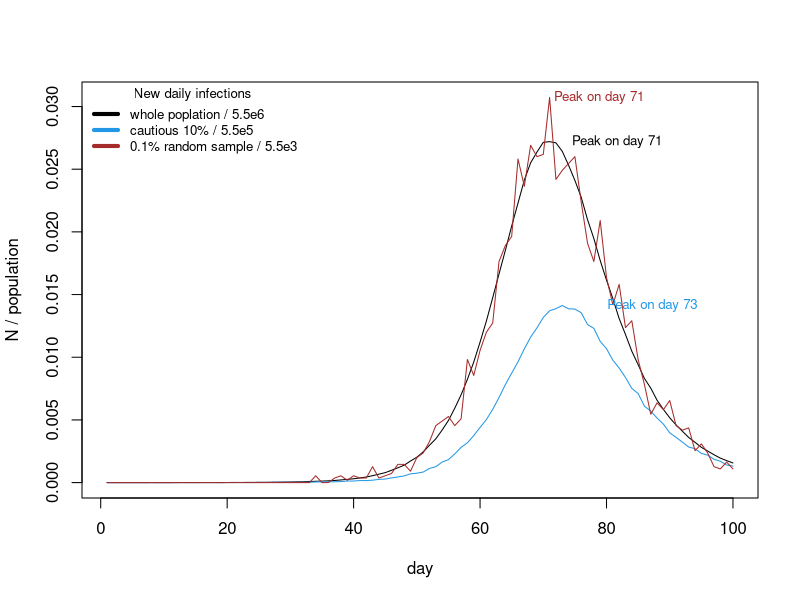

The R script that drew this image: (Note: a time limit stopped this script after it produced the figure.)
##By Group 02： Huanyu Su(s2171849), Mia Wu(s2025818), Peiran Zhang(s2184444)
##Github Repo URL: https://github.com/BeijiStars/Practice-2

## Overview
## ********
## The aim is to simulate an epidemic in a large population for 100 days, and try 
## to answer the following questions: what do the daily infection trajectories look like
## for the 10% of the population with the lowest individual transmission possibilities,
## and how do they compare to the infection trajectories for the whole population? To 
## address these questions, the number of new infections each day among the whole population,
## the 10% population with the lowest individual transmission possibilities and a radom
## sample of 0.1% of the population are recorded respectively. After that, a plot showing
## how the daily infections trajectories compare between the whole population and the two
## samples are produced. Finally, by running 10 replicate simulations, the variability in
## the results are visualized.
##
## Algorithm details
## *****************
## 1. The initial susceptible population of size 5.5 million is set, and 10 randomly chosen people 
##    are set to the exposed (E) state.
## 2. Once exposed, people have a daily daily probability 1/3 entering the infectious (I) state.
## 3. Each day an uninfected person, j, has a probability lambda*beta[j]*the sum of betas of all
##    currently of infectious people of being infected,and entering the E state, where lambda is
##    an overall viral infectivity parameter, vector beta contains relative contact rates for all
##    people, and the average value of betap[i] over the whole population is 1.
## 4. The infectious have a daily probability of 1/5 of leaving the infectious state (recovery or 
##    transition to serious disease). Over the course of simulation re-infection is not considered.
## 5. 9 vectors are created to record the number of people in the exposed (E), infectious (I) and 
##    recovered (R) states for the whole population, the 'cautious 10%' and the 0.1% of random sample
##    each day.
## 6. The new infections on day i (i>1) for three populations are then caculated by summing the differences
##    between E state and I state, and then plus the increase of number of individuals in R state.
## 7. In order for the 3 curves to be displayed in one graph, they need to be divided 
##    by their own sample size in order to be normalised.
## 8. Simulation 10 was repeated, placing the 3 curves in 3 separate graphs to compare their fluctuations 
##    and thus explain the impact of using the ZOE app on the infection trajectory.


epidemic <- function(n=5500000,ne=10,lambda=0.4/n,pei=1/3,pir=1/5,nd=100) {
  ## Epidemic simulation model to compare the daily infection trajectories of the
  ## 10% of the population with the lowest individual transmission probabilities with
  ## those of the whole population.
  ## n = the initial susceptible population; ne = number of initially exposed individuals
  ## lambda = an overall viral infectivity parameter
  ## pei = daily probability that exposed persons enter the infectious state
  ## pir = daily probablity that infectious people leave this state; nd = number of days
  beta <- rlnorm(n,0,0.5); beta <- beta/mean(beta)## beta[i] is a relative contact rate with others the ith person in the whole population has.
  E <- I <- R <- rep(0,nd) ## set up storage for pop in Exposed, Infectious and Recovered state
  E_lb <- E_r <- I_lb <- I_r <- R_lb <- R_r<- rep(0,nd) ## set up storage for pop with specific conditions
  inew <- inew_lb <- inew_r <- rep(0,nd) ## set up storage for infected and recovered pop change
  x <- rep(0,n) ## initialize to susceptible state
  x[sample((1:length(x)), ne)] <- 1 ## start the epidemic by setting ne randomly chosen people to the E stat
  E[1] <- ne
  random_sample <- sample(1:n, size = 0.001*n) ## a random sample of 0.1% of the population to be recorded
  ind_lb <- which(beta < quantile(beta, 0.1)) ## the 10% of the population with lowest betas
  for (i in 2:nd) { ## loop over days
    u <- runif(n) ## uniform random deviates
    x[x==2&u<pir] <- 3 ## I -> R
    x[x==0&u<lambda*beta*sum(beta[x==2])] <- 1 ## S -> E
    x[x==1&u<pei] <- 2 ## E -> I
    E[i] <- sum(x==1) ## exposed people of the whole pop on this day
    I[i] <- sum(x==2) ## infectious people of the whole pop on this day
    R[i] <- sum(x==3) ## recovered people of the whole pop on this day
    E_lb[i] <- sum(x[ind_lb]==1) ## exposed people of the 10% of the pop with lowest beta
    I_lb[i] <- sum(x[ind_lb]==2) ## infectious people of the 10% of the pop with lowest beta
    R_lb[i] <- sum(x[ind_lb]==3) ## recoveries of the 10% of the pop with lowest beta
    E_r[i] <- sum(x[random_sample]==1) ## exposed people of a random sample of 0.1% of the population
    I_r[i] <- sum(x[random_sample]==2) ## infectious people of a random sample of 0.1% of the population
    R_r[i] <- sum(x[random_sample]==3) ## recoveries of a random sample of 0.1% of the population
  }
  inew[-1] <- E[-1] + I[-1] - (E[-nd] + I[-nd]) + (R[-1]-R[-nd]) ## new infections of each day in the whole pop
  inew_lb[-1] <- E_lb[-1] + I_lb[-1] - (E_lb[-nd] + I_lb[-nd]) + (R_lb[-1]-R_lb[-nd]) ## new infections of each day in the 10% of the pop with lowest beta
  inew_r[-1] <- E_r[-1] + I_r[-1] - (E_r[-nd] + I_r[-nd]) + (R_r[-1]-R_r[-nd]) ## new infections of each day of a random sample of 0.1% of the populatio
  list(inew=inew,inew_lb=inew_lb,inew_r=inew_r)
} ## Epidemic


## standardise the data
epi <- epidemic()
population <- 5.5e6
inew_s <- epi$inew/population
inew_lb_s <- epi$inew_lb/(population * 0.1)
inew_r_s <- epi$inew_r/(population * 0.001)

par(mfcol=c(1,1))
plot(inew_s,ylim=c(0,max(inew_s,inew_lb_s,inew_r_s)),xlab="day",ylab="N / population", type = 'l', col=1) ## pop daily new infections (black)
lines(inew_lb_s,col=4) ## cautious 10% new daily infections (blue)
lines(inew_r_s,col='brown') ## 0.1% random sample new daily infections
legend("topleft", legend = c("whole poplation / 5.5e6","cautious 10% / 5.5e5","0.1% random sample / 5.5e3"), 
lwd = 4, col = c(1,4,'brown'), cex = 0.8, title = "New daily infections", bty = "n")
## label the day on which each trajectory peaks.
text(which.max((inew_s)),max(inew_s), labels = paste("Peak on day", which.max((inew_s))), col=1, adj=-0.25, cex = 0.8)
text(which.max((inew_lb_s)),max(inew_lb_s), labels = paste("Peak on day", which.max((inew_lb_s))), col=4, adj=-0.5, cex = 0.8)
text(which.max((inew_r_s)),max(inew_r_s), labels = paste("Peak on day", which.max((inew_r_s))), col='brown', adj=-0.05, cex = 0.8)


#10 replicate simulations and plot 
set.seed(10) ## Set random seeds to ensure that the simulation is reproducible.
simulate_10 <- lapply(rep(5.5e6,10), epidemic)
par(mfcol=c(3,1))
## plot 10 waves of the whole pop
plot(simulate_10[[1]]$inew,xlab="day",ylab="N", type = 'l', col=1)
for (i in 2:10){
  lines(simulate_10[[i]]$inew)
}
title("10 times simulation of the whole poplation")
## plot 10 waves of the 10% more cautious pop
plot(simulate_10[[1]]$inew_lb,xlab="day",ylab="N", type = 'l', col=4)
for (i in 2:10){
  lines(simulate_10[[i]]$inew_lb, col=4)
}
title("10 times simulation of the 10% of the population with lowest beta")
## plot 10 waves of a random sample of 0.1% whole pop
plot(simulate_10[[1]]$inew_r,xlab="day",ylab="N", type = 'l', col='brown')
for (i in 2:10){
  lines(simulate_10[[i]]$inew_r, col='brown')
}
title("10 times simulation of a random sample of 0.1% of the population")
